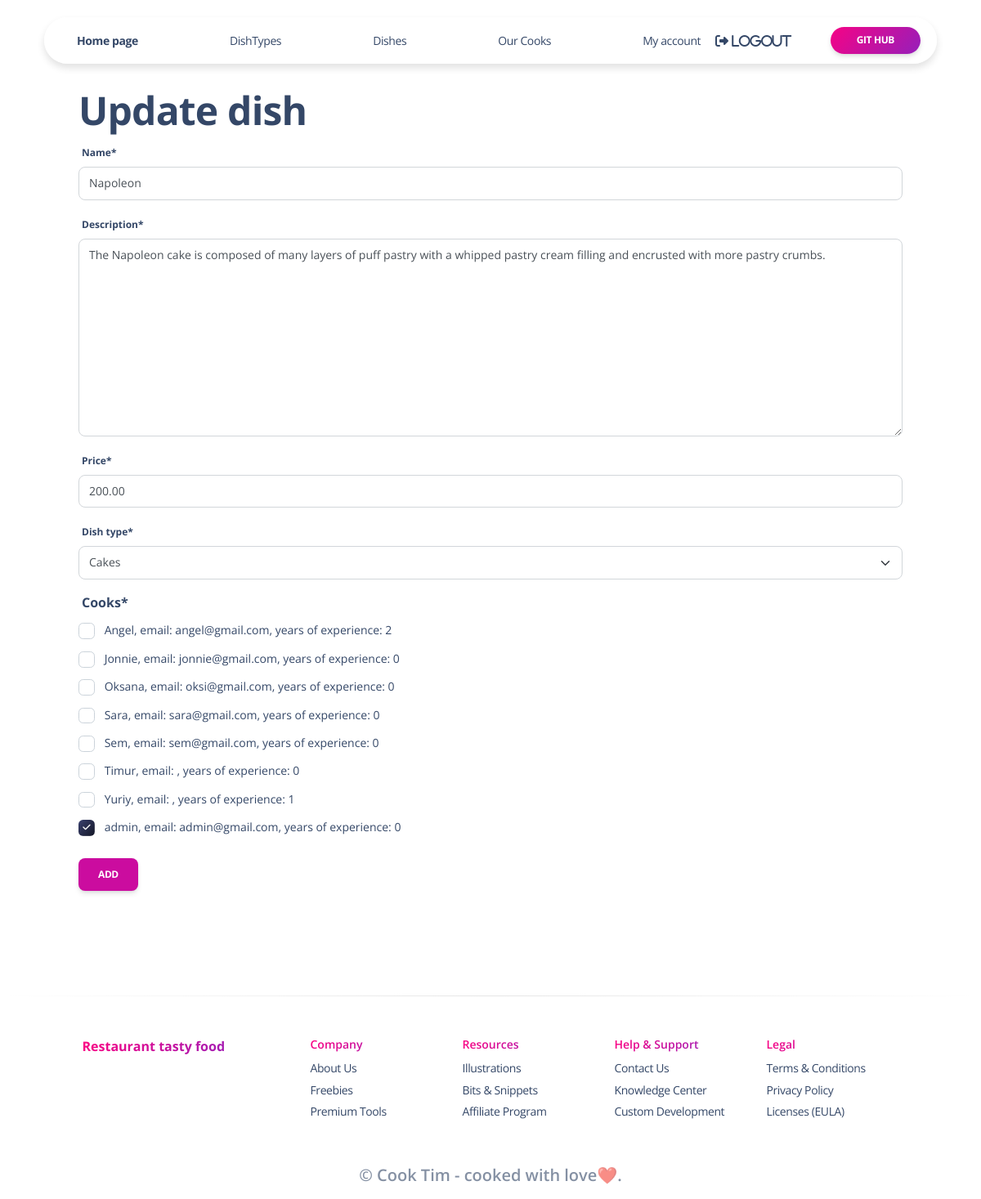
/dishes/1/update/ (signed in), run on an earlier commit of the app's database.
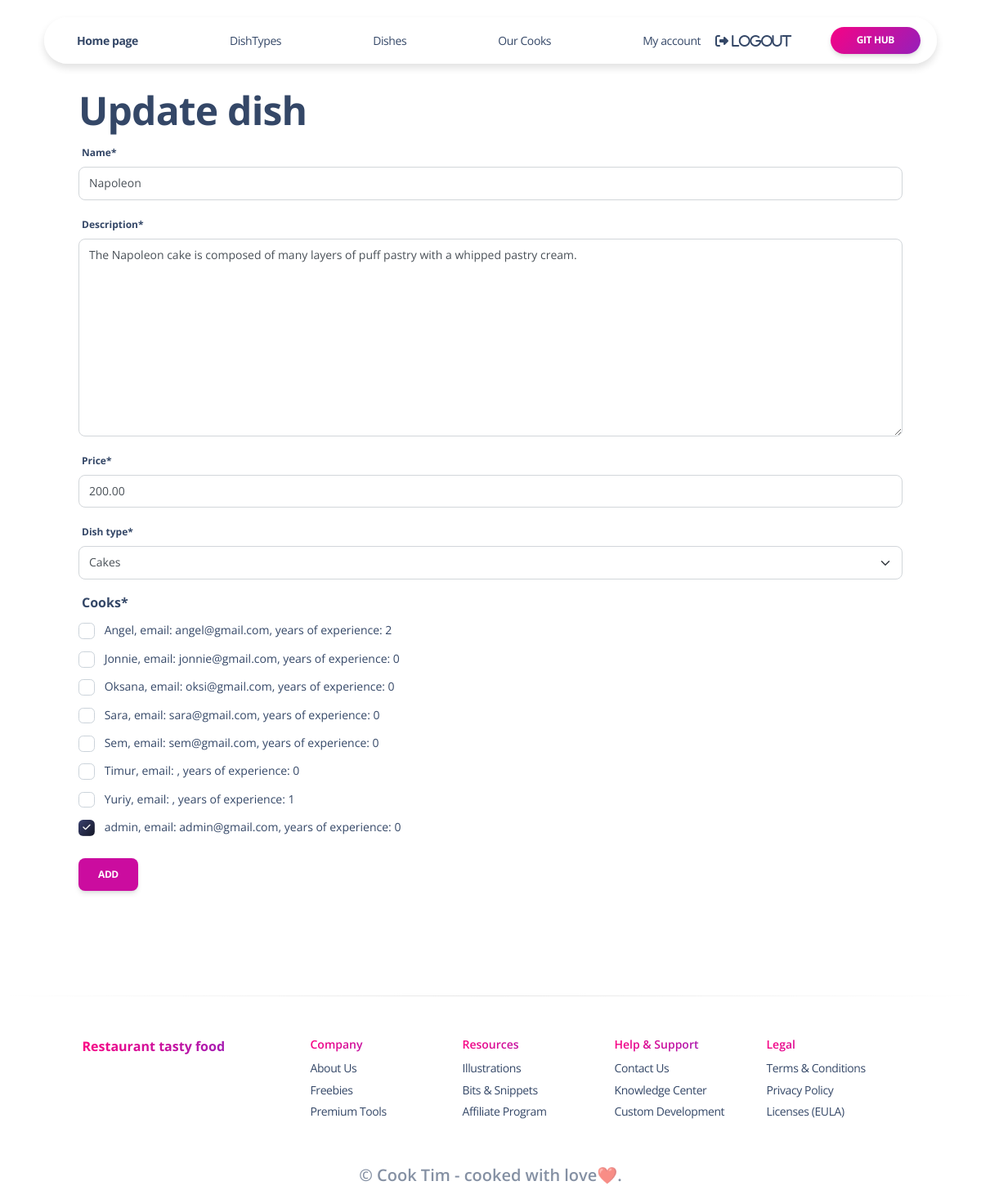
And on a later commit of the database.
### kitchen/models.py (models this page shows, shortened)
class Dish(models.Model):
    name = models.CharField(max_length=63)
    description = models.TextField(max_length=255)
    price = models.DecimalField(max_digits=5, decimal_places=2)
    dish_type = models.ForeignKey(DishType, on_delete=models.CASCADE, related_name="dishes")
    cooks = models.ManyToManyField(settings.AUTH_USER_MODEL, related_name="dishes")
    class Meta:
        ordering = ["name"]

class DishType(models.Model):
    name = models.CharField(max_length=63, unique=True)
    class Meta:
        ordering = ["name"]
    def __str__(self) -> str:
        return self.name

### kitchen/views.py (the view)
class DishUpdateView(LoginRequiredMixin, generic.UpdateView):
    model = Dish
    form_class = DishForm
    success_url = reverse_lazy("kitchen:dish-list")

### kitchen/forms.py
class DishForm(forms.ModelForm):
    cooks = forms.ModelMultipleChoiceField(
        queryset=get_user_model().objects.all(),
        widget=forms.CheckboxSelectMultiple,
        required=True
    )
    class Meta:
        model = Dish
        fields = "__all__"

### kitchen/models.py (called while the page is built)
    def __str__(self) -> str:
        return (f"{self.username}, email: {self.email}, "
                f"years of experience: {self.years_of_experience}")

### templates/kitchen/dish_form.html (shortened to what this page needs)
{% extends "base.html" %}
{% load crispy_forms_filters %}
{% block content %}
  <h1>{{ object|yesno:"Update,Create" }} dish</h1>
  <form action="" method="post" novalidate>
    {{ form|crispy }}
    <input class="btn btn-primary" type="submit" value="Add">
  </form>
{% endblock %}

What changed in the data, as far as the page shows it:
changed Dish "Cakes": description "The Napoleon cake is composed of many layers of puff pastry with a whipped pastry cream filling and encrusted with more pastry crumbs." → "The Napoleon cake is composed of many layers of puff pastry with a whipped pastry cream."
